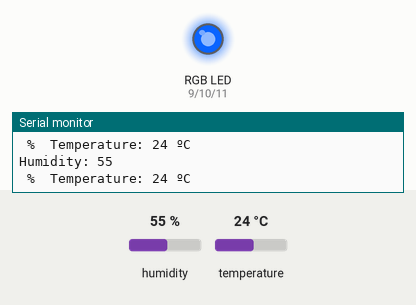
The sketch below on a simulated Arduino Uno, built with avr-gcc and run on an emulated ATmega328P. Shown: an RGB LED mixed from three pins (HIGH = lit), the last lines printed to the serial monitor. The test bench sets the inputs (shaded band); at power-on: temperature 24 °C, humidity 55 %.

Above: at 3.3 s.
3.4 s: temperature set to 29 °C
6.2 s: temperature set to 32 °C
At 7.3 s:
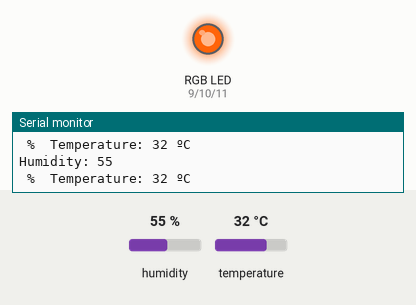
9.0 s: temperature set to 12 °C
At 11.0 s:
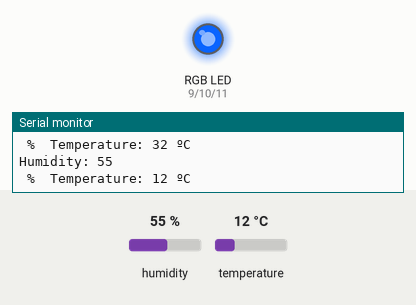
12.1 s: temperature set to 33 °C
At 13.5 s:
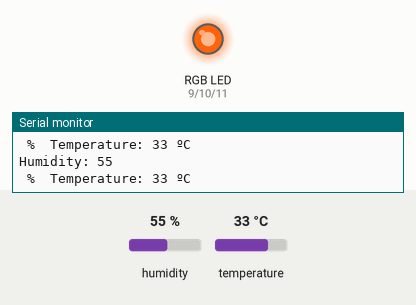
18.2 s: temperature set to 19 °C
At 19.7 s:
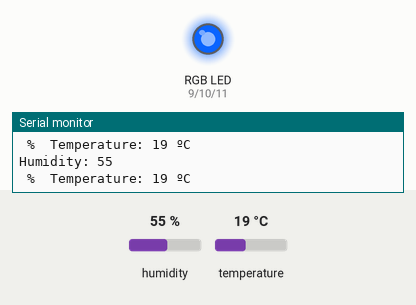
Timing chart, 0 to 21.2 s (numbered marks = the images above; inputs shaded):
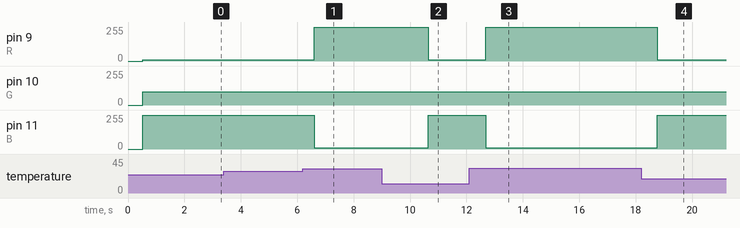

Measured:
- the behaviour switches between 30 and 31 °C on temperature (found by bisection; images 0 and 1)
- after the input at 6.2 s, pin 9 (R): 10/255 → 255/255 after 0.40 s; pin 11 (B): 255/255 → 10/255 after 0.40 s
- after the input at 9.0 s, pin 9 (R): 255/255 → 10/255 after 1.7 s; pin 11 (B): 10/255 → 255/255 after 1.7 s
- after the input at 12.1 s, pin 9 (R): 10/255 → 255/255 after 0.58 s; pin 11 (B): 255/255 → 10/255 after 0.58 s
- after the input at 18.2 s, pin 9 (R): 255/255 → 10/255 after 0.55 s; pin 11 (B): 10/255 → 255/255 after 0.55 s

The sketch:

Tem_Hum_RGB.ino
```cpp
#include "DHT.h"
#define DHTPIN 2
#define DHTTYPE DHT11
DHT dht(DHTPIN, DHTTYPE);
int  R = 9;
int  G = 10;
int  B = 11;

void setup() {
  Serial.begin(9600);
  dht.begin();
  pinMode(R, OUTPUT);
  pinMode(G, OUTPUT);
  pinMode(B, OUTPUT);
}

void loop() {
  delay(500);
  int h = dht.readHumidity();
  int t = dht.readTemperature();
  Serial.print("Humidity: ");
  Serial.println(h);
  Serial.print(" %\t");
  Serial.print("Temperature: ");
  Serial.print(t);
  Serial.println(" ºC");

  if (t > 30){
    analogWrite(R, 255);
    analogWrite(G, 100);
    analogWrite(B, 10);
  }
  else
  {
    analogWrite(R, 10);
    analogWrite(G, 100);
    analogWrite(B, 255);
  }}
```
